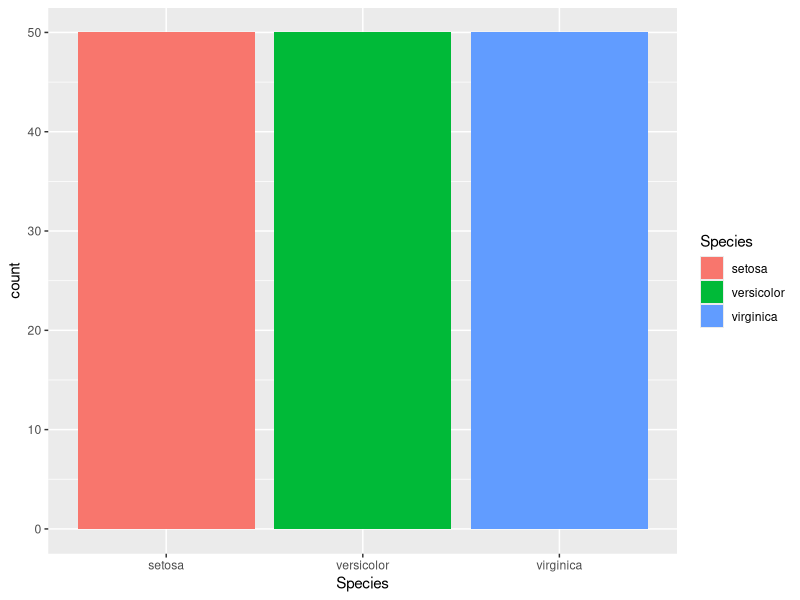
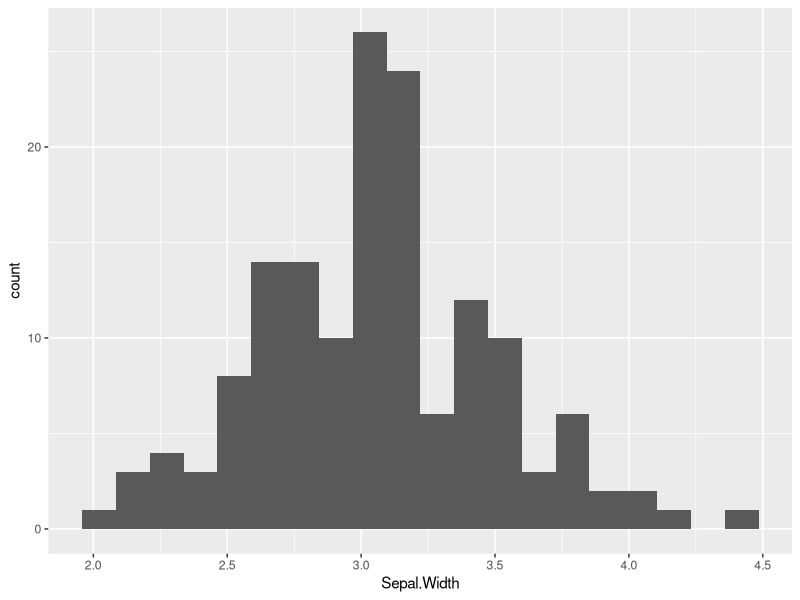
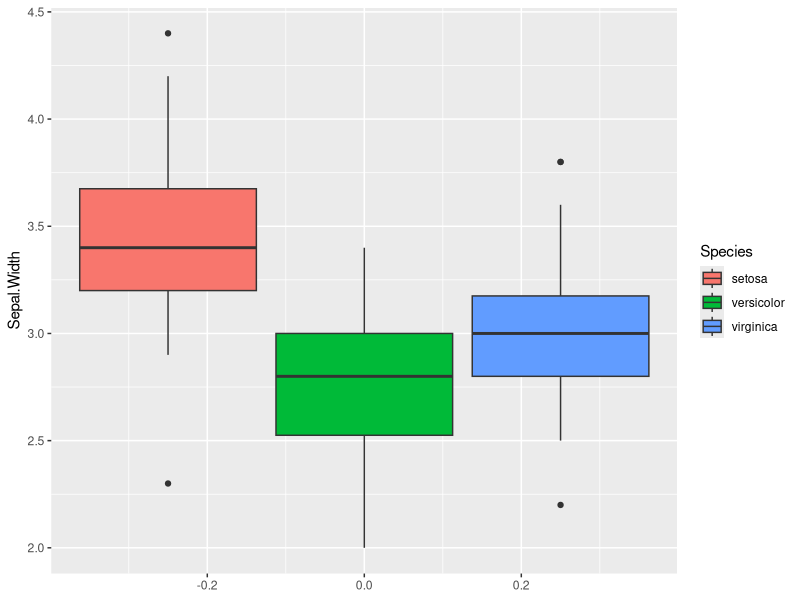
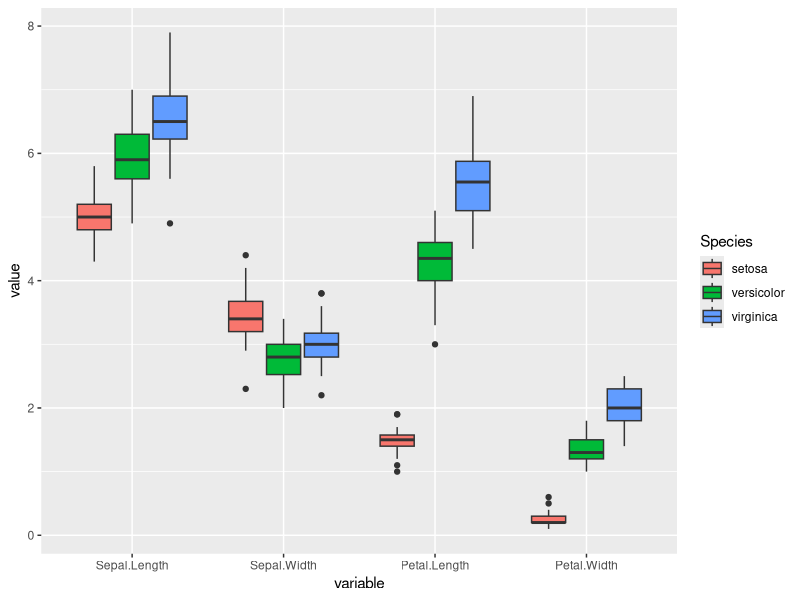
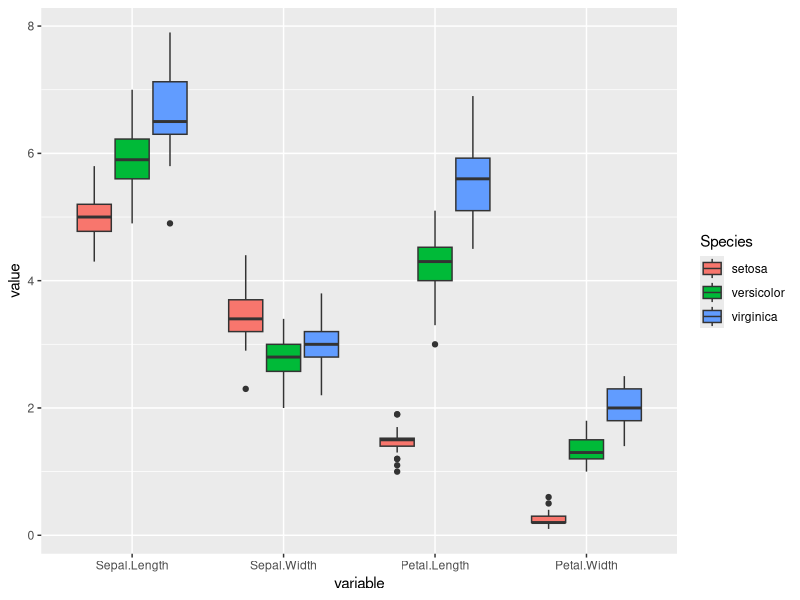
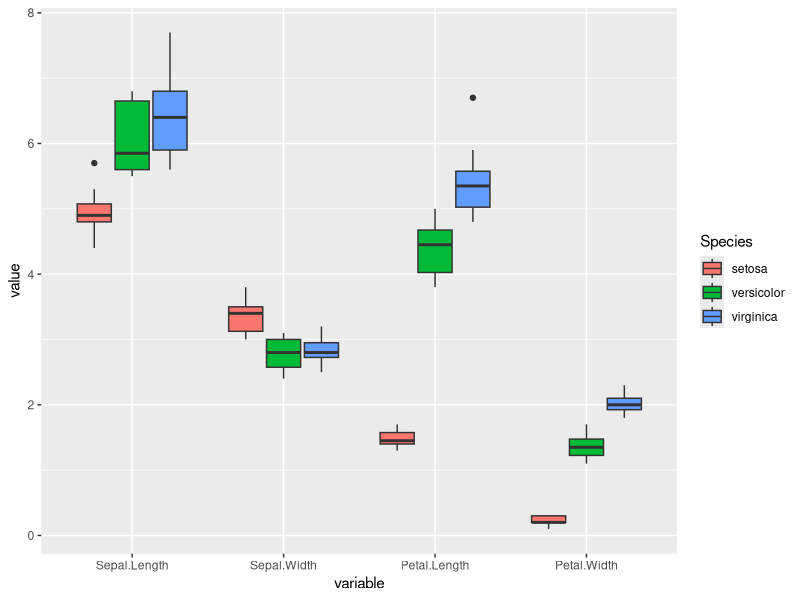

Here is the R script that generated these plots, in order: (Note: this script raises an error after producing the figures.)
confMatrixPlot <- function(confusion.Matrix) {
  # convert the confusion matrix to a data frame
  conf_df <- as.data.frame.matrix(confusion.Matrix$table)
  
  # add row and column names to the data frame
  conf_df$Species <- rownames(conf_df)
  conf_df <- gather(conf_df, "Predicted", "Count", -Species)
  conf_df$Predicted <- factor(conf_df$Predicted, levels = rownames(model.training.confusion$table))
  
  # plot the confusion matrix using ggplot2
  return(ggplot(conf_df, aes(x = Species, y = Predicted, fill = Count)) +
    geom_tile() +
    scale_fill_gradient(low = "lightgrey", high = "lightpink1") +
    theme_bw() +
    labs(x = "Actual Species", y = "Predicted Species", 
         title = "Confusion Matrix - Training Set")+
    geom_text(aes(label = Count), color = "black"))
  
}

confMatrixPlot2 <- function(confusion.Matrix) {
  
  
  # convert the confusion matrix to a data frame
  conf_df <- as.data.frame.matrix(confusion.Matrix$table)
  
  # add row and column names to the data frame
  conf_df$Species <- rownames(conf_df)
  conf_df <- gather(conf_df, "Predicted", "Count", -Species)
  conf_df$Predicted <- factor(conf_df$Predicted, levels = rownames(model.training.confusion$table))

# define a custom color scale based on the confusion matrix values
conf_colors <- c("#FFFFFF", "#FEE0D2", "#FCBBA1", "#FC9272", "#FB6A4A", "#EF3B2C", "#CB181D", "#99000D")
conf_breaks <- c(0, 5, 10, 15, 20, 25, 30, 35, 40)
conf_labels <- c("0", "5", "10", "15", "20", "25", "30", "35","40")
conf_palette <- colorRampPalette(conf_colors)(length(conf_colors)-1)

# plot the confusion matrix using ggplot2
return(ggplot(conf_df, aes(x = Species, y = Predicted, fill = Count)) +
  geom_tile() +
  scale_fill_gradientn(colors = conf_palette, breaks = conf_breaks, labels = conf_labels) +
  theme_bw() +
  labs(x = "Actual Species", y = "Predicted Species", 
       title = "Confusion Matrix - Training Set") +
  geom_text(aes(label = Count), color = "black"))
}




#Install required packages

install.packages("skimr")
install.packages("reshape2")                                 
install.packages("caret")
install.packages("kernlab")
install.packages("dplyr")

#Load required  library

library(reshape2) 
library(skimr)
library(datasets)
library(caret)
library(dplyr)

#Fixing seed 
set.seed(2000)

# Exploring the data

# Show the first 6 row
head(iris)

# Show the column names
colnames(iris)

# Display the structure of the data
str(iris)

# Display Data summary and statistics
glimpse(iris)
iris %>% summary()
skim(iris)


# Check for missing values
sum(is.na(iris))


# Checking the number of species
iris %>% count(Species)

# Display data statistics per flower species
iris %>% group_by(Species) %>% skim()


# Visualize species column using bar chart
ggplot(data=iris)+geom_bar(mapping=aes(x=Species,fill=Species))

# Visualize Sepal width column using histogram  to find distribution
ggplot(data=iris)+geom_histogram(bins= 20, mapping=aes(x=Sepal.Width))


# Boxplot for Sepal width column for each flower species
ggplot(data=iris)+geom_boxplot(mapping=aes(y=Sepal.Width,group=Species,fill= Species))

# Boxplot for all the columns
iris_long <- melt(iris, id = "Species")    
ggplot(data=iris_long) + geom_boxplot( aes(x = variable, y = value, fill = Species))


#splitting the data
trainingIndex <- createDataPartition(iris$Species, p=0.8,list = FALSE)
trainingSet <- iris[trainingIndex,]
testingSet <- iris[-trainingIndex,]


# Boxplot for all the columns for the training and testing datasets
iris1 <- melt(trainingSet, id = "Species")    

ggplot(data=iris1) + 
  geom_boxplot( aes(x = variable, y = value, fill = Species))


iris2 <- melt(testingSet, id = "Species")    

ggplot(data=iris2) + 
  geom_boxplot( aes(x = variable, y = value, fill = Species))


# Build Training model
model <- train(Species ~ ., data = trainingSet,
               method = "svmPoly",
               na.action = na.omit,
               preProcess=c("scale","center"),
               trControl= trainControl(method="none"),
               tuneGrid = data.frame(degree=1,scale=1,C=1)
)

# Build CV model
model.cv <- train(Species ~ ., data = trainingSet,
                  method = "svmPoly",
                  na.action = na.omit,
                  preProcess=c("scale","center"),
                  trControl= trainControl(method="cv", number=10),
                  tuneGrid = data.frame(degree=1,scale=1,C=1)
)


# Apply model for prediction

# Apply model to make prediction on Training set
model.training <-predict(model, trainingSet) 

# Apply model to make prediction on Testing set
model.testing <-predict(model, testingSet)

# Perform cross-validation
model.cv <-predict(model.cv, trainingSet) 

# Model performance (Confusion Matrix) 
model.training.confusion <-confusionMatrix(model.training, trainingSet$Species)
model.testing.confusion <-confusionMatrix(model.testing, testingSet$Species)
model.cv.confusion <-confusionMatrix(model.cv, trainingSet$Species)

# Display the confusion Matrix
print(model.training.confusion)
print(model.testing.confusion)
print(model.cv.confusion)

# Visualize the confusion matrix
confMatrixPlot2(model.training.confusion)
confMatrixPlot2(model.testing.confusion)
confMatrixPlot2(model.cv.confusion)


# Feature importance

importance <- varImp(model)
plot(importance)

